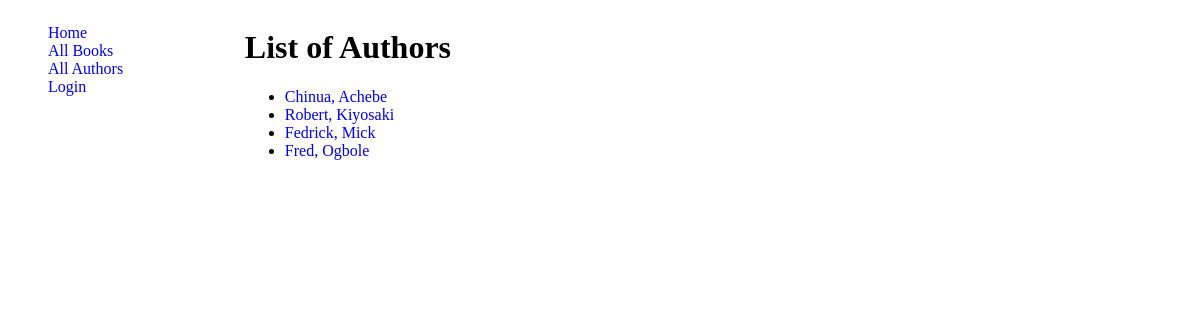
Screenshot of /catalog/authors/ with the database file from the repository.
### catalog/models.py (models this page shows, shortened)
class Author(models.Model):
    first_name = models.CharField(max_length=100)
    last_name = models.CharField(max_length=100)
    date_of_birth = models.DateField()
    date_of_death = models.DateField('Died', null=True, blank=True)
    class Meta:
        ordering = ['last_name', 'first_name']
    def get_absolute_url(self):
        return reverse('author-detail', args=[str(self.id)])

### catalog/views.py (the view)
# urls.py: path('authors/', AuthorListView.as_view(), name="authors"),
class AuthorListView(ListView):
    model = Author
    template_name = 'authors.html'

### templates/authors.html (shortened to what this page needs)
{% extends 'base.html' %}
{% block content%}
<h1>List of Authors</h1>
{% if author_list %}
<ul>
    {% for author in author_list %}
    <li><a href="{{author.get_absolute_url}}">{{author.first_name}},  {{author.last_name}}</a></li>
    {% endfor %}
</ul>
{% else %}
    <p>There is no author recorded.</p>
{% endif %}
{% endblock content %}

### static/css/style.css (style rules this page uses)
a { text-decoration: none; }

### rows the page displays
Author: first_name "Chinua", last_name "Achebe"
Author: first_name "Robert", last_name "Kiyosaki"
Author: first_name "Fedrick", last_name "Mick"
Author: first_name "Fred", last_name "Ogbole"
